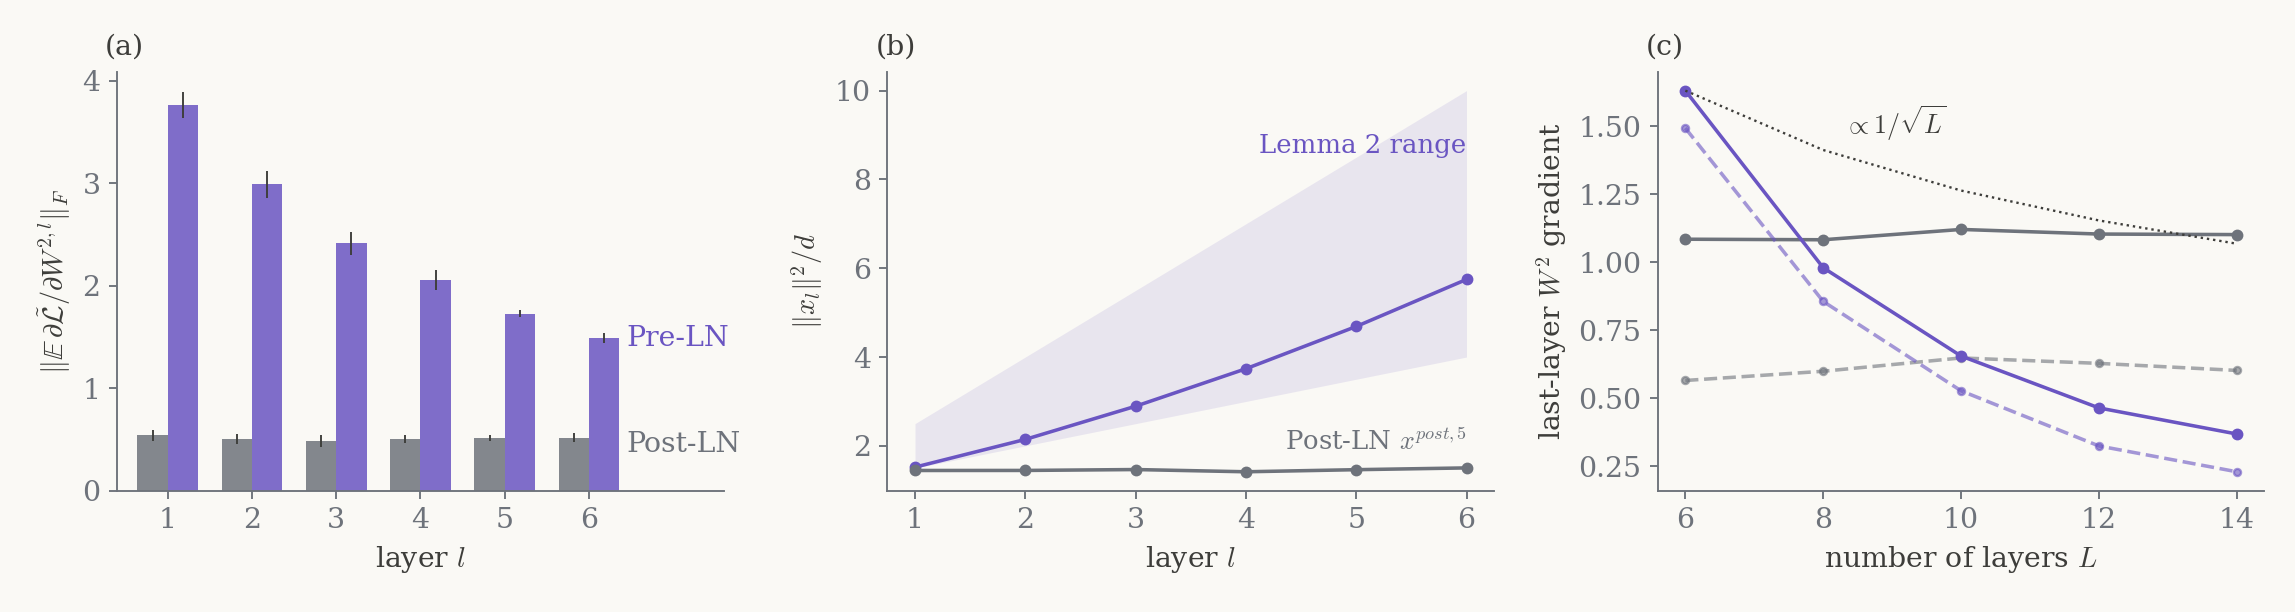

Python code for this plot:
# 画 grad_at_init.py 的实测结果。浅色版，图里不放标题和图例，系列名直接写在线旁。
import json, matplotlib
matplotlib.use('Agg')
import matplotlib.pyplot as plt
plt.rcParams.update({'mathtext.fontset': 'cm', 'font.family': 'serif', 'font.size': 12,
                     'axes.edgecolor': '#6e737b', 'axes.labelcolor': '#3d3d3a', 'xtick.color': '#6e737b', 'ytick.color': '#6e737b'})
POST, PRE, INK = '#6e737b', '#6a55c2', '#3d3d3a'
d = json.load(open('grad_at_init.json'))
fig, ax = plt.subplots(1, 3, figsize=(13.5, 3.6), facecolor='#faf9f5')
for a in ax:
    a.set_facecolor('#faf9f5'); a.spines[['top', 'right']].set_visible(False)

# (a) 各层 W2，先平均再取范数（论文图 3(b) 的统计量）
L = range(1, 7); w = .36
for k, c, off in (('post', POST, -w / 2), ('pre', PRE, w / 2)):
    m, s = d[k]['W2_per_layer'][:6], d[k]['W2_per_layer'][6:]
    ax[0].bar([l + off for l in L], m, w, yerr=s, color=c, alpha=.85, error_kw={'ecolor': INK, 'lw': .8})
ax[0].set_xlabel('layer $l$'); ax[0].set_ylabel(r'$\Vert \mathbb{E}\,\partial\tilde{\mathcal{L}}/\partial W^{2,l}\Vert_F$')
ax[0].set_xlim(.4, 7.6); ax[0].set_xticks(list(L))
ax[0].text(6.45, d['pre']['W2_per_layer'][5], 'Pre-LN', color=PRE, va='center'); ax[0].text(6.45, .45, 'Post-LN', color=POST, va='center')

# (b) 残差流长度和引理 2 的区间
ax[1].fill_between(L, [1 + l / 2 for l in L], [1 + 1.5 * l for l in L], color=PRE, alpha=.12, lw=0)
ax[1].plot(L, d['pre']['norm2/d'][:6], 'o-', color=PRE, ms=4)
ax[1].plot(L, d['post']['norm2/d'][:6], 'o-', color=POST, ms=4)
ax[1].set_xlabel('layer $l$'); ax[1].set_ylabel(r'$\Vert x_l\Vert^2/d$')
ax[1].text(6, 8.6, 'Lemma 2 range', color=PRE, ha='right', fontsize=11)
ax[1].text(6, 1.9, r'Post-LN $x^{post,5}$', color=POST, ha='right', fontsize=11)

# (c) 最后一层 W2 随总层数 L，两种统计量
Ls = [6, 8, 10, 12, 14]
for k, c in (('post', POST), ('pre', PRE)):
    v = d[k + '_lastW2_vs_L']
    ax[2].plot(Ls, [v[str(x)][1] for x in Ls], 'o-', color=c, ms=4)
    ax[2].plot(Ls, [v[str(x)][0] for x in Ls], 'o--', color=c, ms=3, alpha=.6)
ref = d['pre_lastW2_vs_L']['6'][1]
ax[2].plot(Ls, [ref * (6 / x) ** .5 for x in Ls], ':', color=INK, lw=1)
ax[2].text(8.3, ref * (6 / 8) ** .5 + .06, r'$\propto 1/\sqrt{L}$', color=INK, ha='left', fontsize=11)
ax[2].set_xlabel('number of layers $L$'); ax[2].set_ylabel(r'last-layer $W^2$ gradient')
for a, t in zip(ax, 'abc'):
    a.text(-.02, 1.04, '(' + t + ')', transform=a.transAxes, color=INK, fontsize=12)
fig.tight_layout()
fig.savefig('fig-grad.png', dpi=170, facecolor='#faf9f5')
print('ok')
